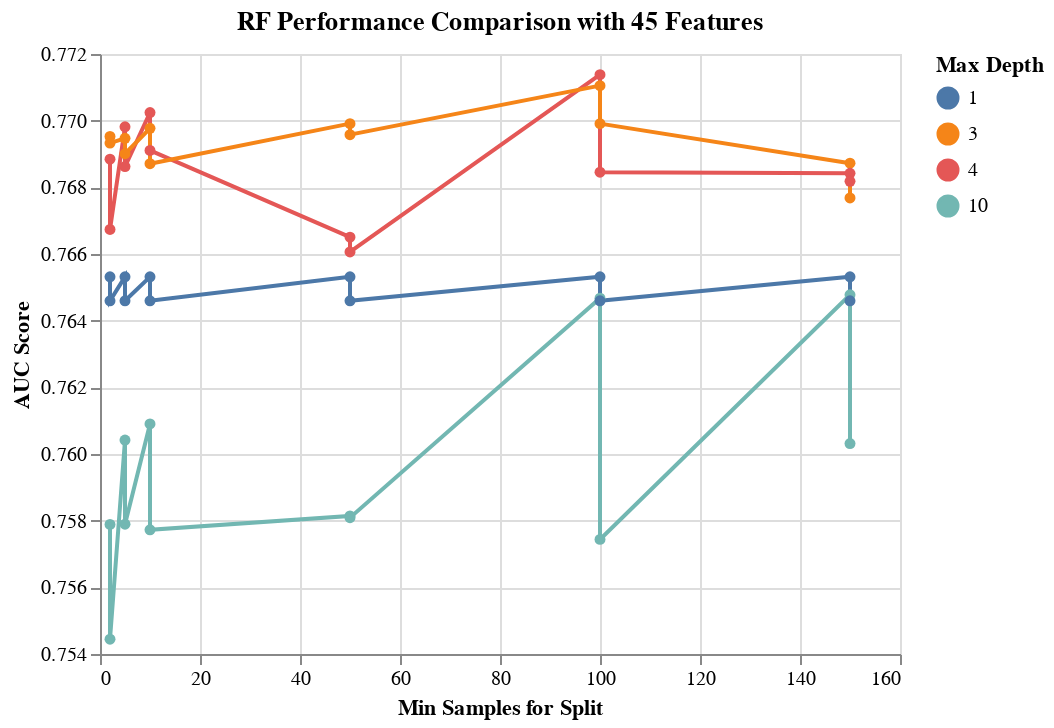

Write notebook code for a chart like this one.
### Code cell
results_RF = get_search_results(gs_pipe_RF)

results_RF_45_features = results_RF[results_RF['rfi_fs__n_features_'] == 45.0]

alt.Chart(results_RF_45_features, 
          title='RF Performance Comparison with 45 Features'
         ).mark_line(point=True).encode(
    alt.X('dt__min_samples_split', title='Min Samples for Split'),
    alt.Y('mean_score', title='AUC Score', scale=alt.Scale(zero=False)),
    alt.Color('dt__max_depth:N', title='Max Depth')
)

### Figure 1 — Vega-Lite specification as saved in the notebook (floating-point values rounded to 4 significant figures)
{"config": {"view": {"continuousWidth": 400, "continuousHeight": 300}}, "data": {"name": "data-f90ed51a35392f691f6dbc1221f789af"}, "mark": {"type": "line", "point": true}, "encoding": {"color": {"type": "nominal", "field": "dt__max_depth", "title": "Max Depth"}, "x": {"type": "quantitative", "field": "dt__min_samples_split", "title": "Min Samples for Split"}, "y": {"type": "quantitative", "field": "mean_score", "scale": {"zero": false}, "title": "AUC Score"}}, "title": "RF Performance Comparison with 45 Features", "$schema": "https://vega.github.io/schema/vega-lite/v4.8.1.json", "datasets": {"data-f90ed51a35392f691f6dbc1221f789af": [{"mean_score": 0.7714, "std_score": 0.03638, "max_score": 0.8062, "min_score": 0.7013, "dt__criterion": "gini", "dt__max_depth": 4, "dt__min_samples_split": 100, "rfi_fs__n_features_": 45}, {"mean_score": 0.7711, "std_score": 0.03719, "max_score": 0.8092, "min_score": 0.7002, "dt__criterion": "gini", "dt__max_depth": 3, "dt__min_samples_split": 100, "rfi_fs__n_features_": 45}, {"mean_score": 0.7702, "std_score": 0.03817, "max_score": 0.8081, "min_score": 0.6973, "dt__criterion": "gini", "dt__max_depth": 4, "dt__min_samples_split": 10, "rfi_fs__n_features_": 45}, {"mean_score": 0.7699, "std_score": 0.03764, "max_score": 0.8103, "min_score": 0.6987, "dt__criterion": "gini", "dt__max_depth": 3, "dt__min_samples_split": 50, "rfi_fs__n_features_": 45}, {"mean_score": 0.7699, "std_score": 0.03483, "max_score": 0.8017, "min_score": 0.7023, "dt__criterion": "entropy", "dt__max_depth": 3, "dt__min_samples_split": 100, "rfi_fs__n_features_": 45}, {"mean_score": 0.7698, "std_score": 0.0363, "max_score": 0.8002, "min_score": 0.6985, "dt__criterion": "gini", "dt__max_depth": 4, "dt__min_samples_split": 5, "rfi_fs__n_features_": 45}, {"mean_score": 0.7698, "std_score": 0.03815, "max_score": 0.8061, "min_score": 0.6966, "dt__criterion": "gini", "dt__max_depth": 3, "dt__min_samples_split": 10, "rfi_fs__n_features_": 45}, {"mean_score": 0.7696, "std_score": 0.03605, "max_score": 0.8054, "min_score": 0.7005, "dt__criterion": "entropy", "dt__max_depth": 3, "dt__min_samples_split": 50, "rfi_fs__n_features_": 45}, {"mean_score": 0.7695, "std_score": 0.03865, "max_score": 0.8067, "min_score": 0.6963, "dt__criterion": "gini", "dt__max_depth": 3, "dt__min_samples_split": 2, "rfi_fs__n_features_": 45}, {"mean_score": 0.7695, "std_score": 0.03813, "max_score": 0.8062, "min_score": 0.6972, "dt__criterion": "gini", "dt__max_depth": 3, "dt__min_samples_split": 5, "rfi_fs__n_features_": 45}, {"mean_score": 0.7693, "std_score": 0.03752, "max_score": 0.8029, "min_score": 0.6968, "dt__criterion": "entropy", "dt__max_depth": 3, "dt__min_samples_split": 2, "rfi_fs__n_features_": 45}, {"mean_score": 0.7691, "std_score": 0.03824, "max_score": 0.8004, "min_score": 0.694, "dt__criterion": "entropy", "dt__max_depth": 4, "dt__min_samples_split": 10, "rfi_fs__n_features_": 45}, {"mean_score": 0.769, "std_score": 0.03723, "max_score": 0.8028, "min_score": 0.6972, "dt__criterion": "entropy", "dt__max_depth": 3, "dt__min_samples_split": 5, "rfi_fs__n_features_": 45}, {"mean_score": 0.7688, "std_score": 0.03655, "max_score": 0.7959, "min_score": 0.6964, "dt__criterion": "gini", "dt__max_depth": 4, "dt__min_samples_split": 2, "rfi_fs__n_features_": 45}, {"mean_score": 0.7687, "std_score": 0.03677, "max_score": 0.8033, "min_score": 0.6983, "dt__criterion": "gini", "dt__max_depth": 3, "dt__min_samples_split": 150, "rfi_fs__n_features_": 45}, {"mean_score": 0.7687, "std_score": 0.03681, "max_score": 0.8024, "min_score": 0.6977, "dt__criterion": "entropy", "dt__max_depth": 3, "dt__min_samples_split": 10, "rfi_fs__n_features_": 45}, {"mean_score": 0.7686, "std_score": 0.03843, "max_score": 0.804, "min_score": 0.6943, "dt__criterion": "entropy", "dt__max_depth": 4, "dt__min_samples_split": 5, "rfi_fs__n_features_": 45}, {"mean_score": 0.7685, "std_score": 0.03478, "max_score": 0.7962, "min_score": 0.7004, "dt__criterion": "entropy", "dt__max_depth": 4, "dt__min_samples_split": 100, "rfi_fs__n_features_": 45}, {"mean_score": 0.7684, "std_score": 0.0331, "max_score": 0.8006, "min_score": 0.7047, "dt__criterion": "gini", "dt__max_depth": 4, "dt__min_samples_split": 150, "rfi_fs__n_features_": 45}, {"mean_score": 0.7682, "std_score": 0.03524, "max_score": 0.7969, "min_score": 0.6996, "dt__criterion": "entropy", "dt__max_depth": 4, "dt__min_samples_split": 150, "rfi_fs__n_features_": 45}, {"mean_score": 0.7677, "std_score": 0.03471, "max_score": 0.7948, "min_score": 0.6996, "dt__criterion": "entropy", "dt__max_depth": 3, "dt__min_samples_split": 150, "rfi_fs__n_features_": 45}, {"mean_score": 0.7667, "std_score": 0.03862, "max_score": 0.8003, "min_score": 0.6916, "dt__criterion": "entropy", "dt__max_depth": 4, "dt__min_samples_split": 2, "rfi_fs__n_features_": 45}, {"mean_score": 0.7665, "std_score": 0.0326, "max_score": 0.7942, "min_score": 0.7038, "dt__criterion": "entropy", "dt__max_depth": 4, "dt__min_samples_split": 50, "rfi_fs__n_features_": 45}, {"mean_score": 0.7661, "std_score": 0.03414, "max_score": 0.7979, "min_score": 0.7007, "dt__criterion": "gini", "dt__max_depth": 4, "dt__min_samples_split": 50, "rfi_fs__n_features_": 45}, {"mean_score": 0.7653, "std_score": 0.03586, "max_score": 0.7974, "min_score": 0.6957, "dt__criterion": "gini", "dt__max_depth": 1, "dt__min_samples_split": 150, "rfi_fs__n_features_": 45}, {"mean_score": 0.7653, "std_score": 0.03586, "max_score": 0.7974, "min_score": 0.6957, "dt__criterion": "gini", "dt__max_depth": 1, "dt__min_samples_split": 2, "rfi_fs__n_features_": 45}, {"mean_score": 0.7653, "std_score": 0.03586, "max_score": 0.7974, "min_score": 0.6957, "dt__criterion": "gini", "dt__max_depth": 1, "dt__min_samples_split": 5, "rfi_fs__n_features_": 45}, {"mean_score": 0.7653, "std_score": 0.03586, "max_score": 0.7974, "min_score": 0.6957, "dt__criterion": "gini", "dt__max_depth": 1, "dt__min_samples_split": 10, "rfi_fs__n_features_": 45}, {"mean_score": 0.7653, "std_score": 0.03586, "max_score": 0.7974, "min_score": 0.6957, "dt__criterion": "gini", "dt__max_depth": 1, "dt__min_samples_split": 50, "rfi_fs__n_features_": 45}, {"mean_score": 0.7653, "std_score": 0.03586, "max_score": 0.7974, "min_score": 0.6957, "dt__criterion": "gini", "dt__max_depth": 1, "dt__min_samples_split": 100, "rfi_fs__n_features_": 45}, {"mean_score": 0.7648, "std_score": 0.03571, "max_score": 0.804, "min_score": 0.6992, "dt__criterion": "gini", "dt__max_depth": 10, "dt__min_samples_split": 150, "rfi_fs__n_features_": 45}, {"mean_score": 0.7647, "std_score": 0.03947, "max_score": 0.8018, "min_score": 0.6897, "dt__criterion": "entropy", "dt__max_depth": 10, "dt__min_samples_split": 100, "rfi_fs__n_features_": 45}, {"mean_score": 0.7646, "std_score": 0.03677, "max_score": 0.79, "min_score": 0.6917, "dt__criterion": "entropy", "dt__max_depth": 1, "dt__min_samples_split": 5, "rfi_fs__n_features_": 45}, {"mean_score": 0.7646, "std_score": 0.03677, "max_score": 0.79, "min_score": 0.6917, "dt__criterion": "entropy", "dt__max_depth": 1, "dt__min_samples_split": 10, "rfi_fs__n_features_": 45}, {"mean_score": 0.7646, "std_score": 0.03677, "max_score": 0.79, "min_score": 0.6917, "dt__criterion": "entropy", "dt__max_depth": 1, "dt__min_samples_split": 50, "rfi_fs__n_features_": 45}, {"mean_score": 0.7646, "std_score": 0.03677, "max_score": 0.79, "min_score": 0.6917, "dt__criterion": "entropy", "dt__max_depth": 1, "dt__min_samples_split": 100, "rfi_fs__n_features_": 45}, {"mean_score": 0.7646, "std_score": 0.03677, "max_score": 0.79, "min_score": 0.6917, "dt__criterion": "entropy", "dt__max_depth": 1, "dt__min_samples_split": 2, "rfi_fs__n_features_": 45}, {"mean_score": 0.7646, "std_score": 0.03677, "max_score": 0.79, "min_score": 0.6917, "dt__criterion": "entropy", "dt__max_depth": 1, "dt__min_samples_split": 150, "rfi_fs__n_features_": 45}, {"mean_score": 0.7609, "std_score": 0.0385, "max_score": 0.7946, "min_score": 0.6908, "dt__criterion": "gini", "dt__max_depth": 10, "dt__min_samples_split": 10, "rfi_fs__n_features_": 45}, {"mean_score": 0.7604, "std_score": 0.03553, "max_score": 0.7992, "min_score": 0.6963, "dt__criterion": "gini", "dt__max_depth": 10, "dt__min_samples_split": 5, "rfi_fs__n_features_": 45}, {"mean_score": 0.7603, "std_score": 0.03408, "max_score": 0.7866, "min_score": 0.6934, "dt__criterion": "entropy", "dt__max_depth": 10, "dt__min_samples_split": 150, "rfi_fs__n_features_": 45}, {"mean_score": 0.7581, "std_score": 0.03664, "max_score": 0.7924, "min_score": 0.6885, "dt__criterion": "entropy", "dt__max_depth": 10, "dt__min_samples_split": 50, "rfi_fs__n_features_": 45}, {"mean_score": 0.7581, "std_score": 0.03724, "max_score": 0.7971, "min_score": 0.6905, "dt__criterion": "gini", "dt__max_depth": 10, "dt__min_samples_split": 50, "rfi_fs__n_features_": 45}, {"mean_score": 0.7579, "std_score": 0.03767, "max_score": 0.7886, "min_score": 0.6853, "dt__criterion": "entropy", "dt__max_depth": 10, "dt__min_samples_split": 5, "rfi_fs__n_features_": 45}, {"mean_score": 0.7579, "std_score": 0.03493, "max_score": 0.7869, "min_score": 0.692, "dt__criterion": "gini", "dt__max_depth": 10, "dt__min_samples_split": 2, "rfi_fs__n_features_": 45}, {"mean_score": 0.7577, "std_score": 0.04142, "max_score": 0.8004, "min_score": 0.6808, "dt__criterion": "entropy", "dt__max_depth": 10, "dt__min_samples_split": 10, "rfi_fs__n_features_": 45}, {"mean_score": 0.7574, "std_score": 0.03881, "max_score": 0.8019, "min_score": 0.6865, "dt__criterion": "gini", "dt__max_depth": 10, "dt__min_samples_split": 100, "rfi_fs__n_features_": 45}, {"mean_score": 0.7544, "std_score": 0.04152, "max_score": 0.7897, "min_score": 0.674, "dt__criterion": "entropy", "dt__max_depth": 10, "dt__min_samples_split": 2, "rfi_fs__n_features_": 45}]}}
